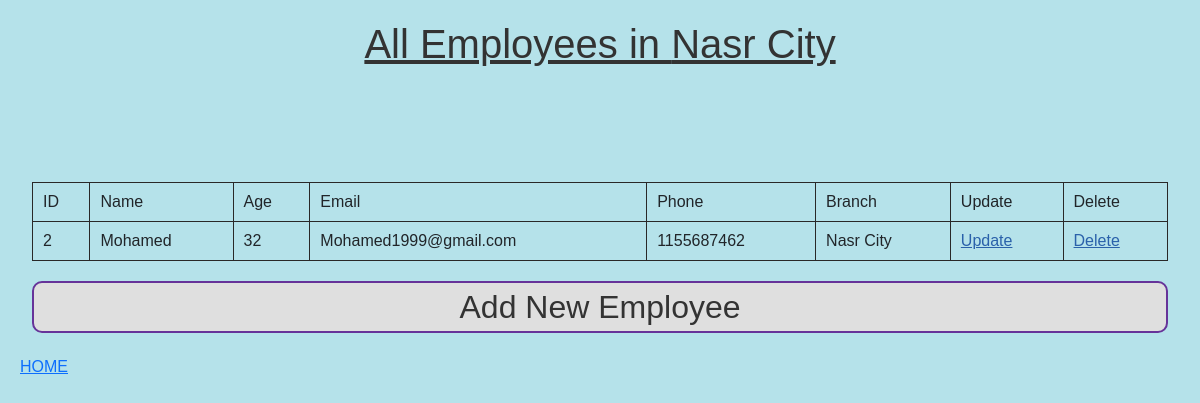
Screenshot of /branches/2/ with the database file from the repository.
### Branches/models.py (models this page shows)
class Branch(models.Model):
    name = models.CharField(max_length=50)
    buildingNumber = models.IntegerField(blank=True, null=True)
    street = models.CharField(max_length=50)
    area = models.CharField(max_length=50)
    city = models.CharField(max_length=50)
    country = models.CharField(max_length=50)
    manager = models.ForeignKey("Employees.Employee", on_delete=models.CASCADE, blank=True, null=True)
    def __str__(self):
        return self.name

### Employees/models.py (models this page shows, shortened)
class Employee(models.Model):
    name = models.CharField(max_length=50)
    age = models.IntegerField(blank=True, null=True)
    email = models.EmailField(blank=True, null=True)
    phone = models.IntegerField(blank=True, null=True)
    currentBranch = models.ForeignKey("Branches.Branch", null=True,on_delete=models.SET_NULL)

### Branches/views.py (the view)
# urls.py: path('<id>/', BranchEmployees_view),
def BranchEmployees_view(request, id):
    context = {}
    context["branch"] = get_object_or_404(Branch, id = id)
    context["data"] = Employee.objects.filter(currentBranch = id)
    return render(request, "BranchEmployee.html", context)

### templates/BranchEmployee.html (shortened to what this page needs)
<html lang="en">
<head>
    {% load static %}
    <link rel="stylesheet" href="{% static 'bootstrap.css'%}">
    <link rel="stylesheet" href="{% static 'main.css' %}">
</head>
<body>
    <div class="container-fluid">
        <h1>All Employees in {{branch}}</h1>
        <table>
            <tr>
                <td>ID</td>
                <td>Name</td>
                <td>Age</td>
                <td>Email</td>
                <td>Phone</td>
                <td>Branch</td>
                <td>Update</td>
                <td>Delete</td>
            </tr>
            {% for row in data %}
            <tr>
                <td>{{row.id}}</td>
                <td>{{row.name}}</td>
                <td>{{row.age}}</td>
                <td>{{row.email}}</td>
                <td>{{row.phone}}</td>
                <td>{{row.currentBranch}}</td>
                <td><a href="/employees/update/{{row.id}}/">Update</a></td>
                <td><a href="/employees/delete/{{row.id}}/">Delete</a></td>
            </tr>
            {% endfor %}
        </table>
        <div class="row">
            <div class="col-12">
                <div class="database-select">
                    <a href="create/">Add New Employee</a>
                </div>
            </div>
        </div>
    </div>
    <a href="/">HOME</a>
</body>

### templates/static/main.css (style rules this page uses)
body { font-family: Arial, sans-serif; margin: 20px; background-color: rgb(181, 226, 234); }
h1 { color: #333; text-align: center; text-decoration: underline; margin-bottom: 10%; }
table { width: 100%; border-collapse: collapse; margin-bottom: 20px; }
th, td { padding: 10px; text-align: left; border: 1px solid #292828; }
.entity_box, .database-select { color: #333; border-radius: 10px; border: 2px solid rebeccapurple; text-align: center; font-size: xx-large; margin-bottom: 2%; background-color: #dfdfdf; width: 100%; }
.entity_box a, .database-select a { color: #333; text-decoration: none; }
table a { color: rgb(42, 97, 170); }

### rows the page displays
Branch: name "Nasr City"
Employee: id "2", name "Mohamed", age "32", email "Mohamed1999@gmail.com", phone "1155687462", currentBranch "Nasr City"
